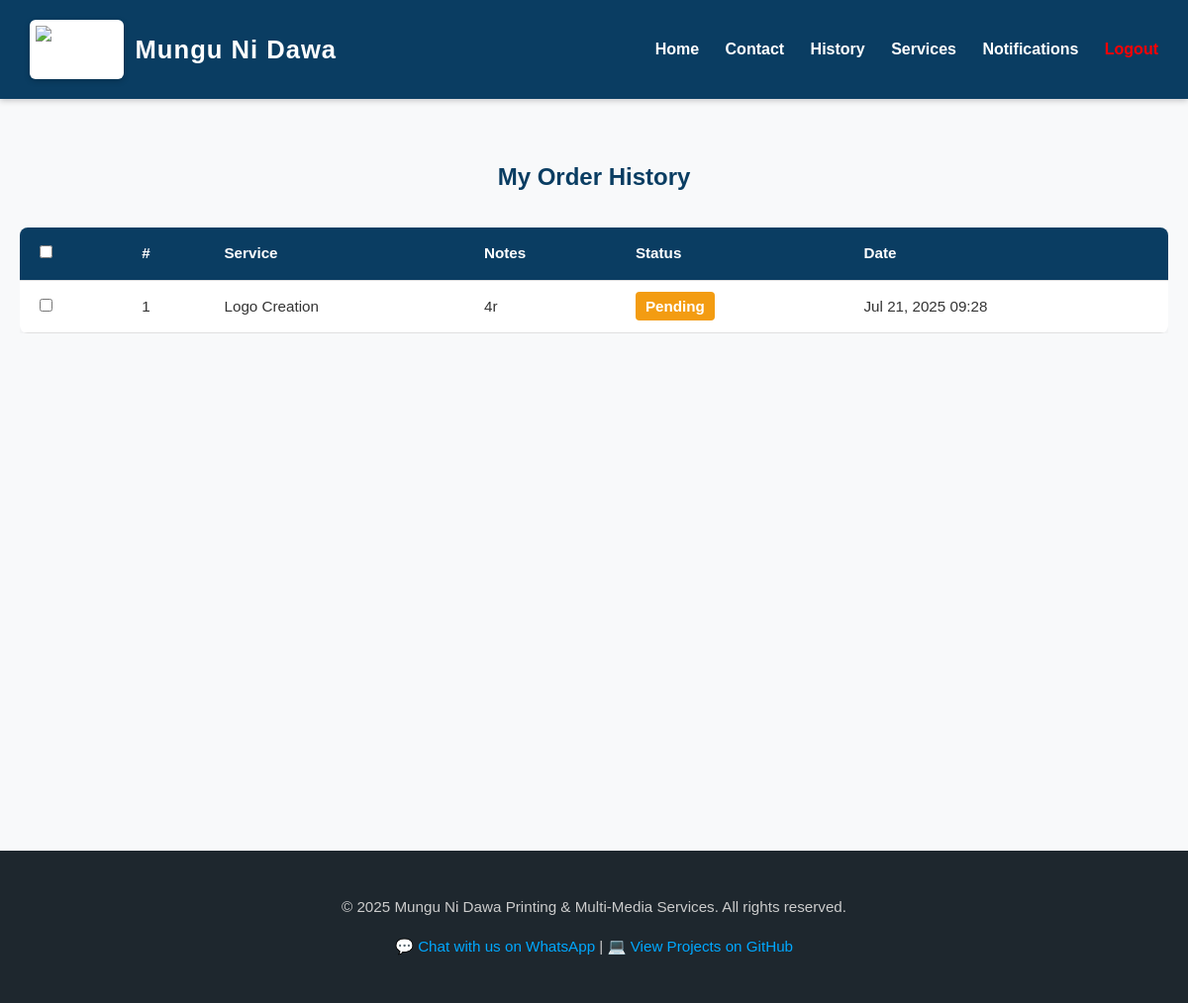
Screenshot of /user/history.php (signed in) with the database file from the repository.
### tables this page shows
CREATE TABLE IF NOT EXISTS `orders` (
  `id` int NOT NULL AUTO_INCREMENT,
  `user_id` int DEFAULT NULL,
  `full_name` varchar(100) DEFAULT NULL,
  `service_id` int DEFAULT NULL,
  `document_path` varchar(255) DEFAULT NULL,
  `status` varchar(20) DEFAULT 'pending',
  `payment_status` varchar(20) DEFAULT 'unpaid',
  `created_at` timestamp NULL DEFAULT CURRENT_TIMESTAMP,
  `notes` text,
  `email` varchar(100) DEFAULT NULL,
  `phone` varchar(20) DEFAULT NULL,
  PRIMARY KEY (`id`),
  KEY `user_id` (`user_id`),
  KEY `service_id` (`service_id`)
);

CREATE TABLE IF NOT EXISTS `services` (
  `id` int NOT NULL AUTO_INCREMENT,
  `name` varchar(100) NOT NULL,
  `image` varchar(255) DEFAULT NULL,
  `category` varchar(50) DEFAULT NULL,
  `description` text,
  `created_at` timestamp NULL DEFAULT CURRENT_TIMESTAMP,
  `price` decimal(10,2) NOT NULL DEFAULT '0.00',
  PRIMARY KEY (`id`)
);

### user/history.php (the view, shortened to what this page needs)
<?php
include 'includes/db_connect.php';
$user_id = $_SESSION['users']['id'];
$query = "
    SELECT o.*, s.name AS service_name
    FROM orders o
    LEFT JOIN services s ON o.service_id = s.id
    WHERE o.user_id = ?
    ORDER BY o.created_at DESC
";
$stmt = $conn->prepare($query);
$stmt->bind_param("i", $user_id);
$stmt->execute();
$result = $stmt->get_result();
?>
<!DOCTYPE html>
<html lang="en">
<head>
  <link rel="stylesheet" href="/smart-printing-system/assets/css/style.css" />
</head>
<body>
<?php include 'includes/header.php'; ?>
<main>
  <h2 style="margin-bottom: 20px; color: #0a3d62; text-align: center;">My Order History</h2>
  <?php if ($result->num_rows > 0): ?>
    <form method="POST" onsubmit="return confirm('Are you sure you want to delete selected orders?');">
      <div style="overflow-x:auto;">
        <table class="history-table">
          <thead>
            <tr>
              <th><input type="checkbox" id="select-all" /></th>
              <th>#</th>
              <th>Service</th>
              <th>Notes</th>
              <th>Status</th>
              <th>Date</th>
            </tr>
          </thead>
          <tbody>
            <?php $count = 1; while ($row = $result->fetch_assoc()): ?>
              <tr>
                <td><input type="checkbox" class="order-checkbox" name="order_ids[]" value="<?php echo $row['id']; ?>"></td>
                <td><?php echo $count++; ?></td>
                <td><?php echo htmlspecialchars($row['service_name'] ?? 'Unknown'); ?></td>
                <td><?php echo htmlspecialchars($row['notes'] ?: '-'); ?></td>
                <td>
                  <span class="status <?php echo isset($row['status']) ? strtolower($row['status']) : 'pending'; ?>">
                    <?php echo htmlspecialchars($row['status'] ?? 'Pending'); ?>
                  </span>
                </td>
                <td><?php echo date("M d, Y H:i", strtotime($row['created_at'])); ?></td>
              </tr>
            <?php endwhile; ?>
          </tbody>
        </table>
      </div>
    </form>
  <?php else: ?>
    <p style="text-align:center; color: #666;">You have not made any orders yet.</p>
  <?php endif; ?>
</main>
<?php include 'includes/footer.php'; ?>
</body>
</html>

### assets/css/style.css (style rules this page uses)
body, html { margin: 0; padding: 0; height: 100%; font-family: 'Cambria', Tahoma, Geneva, Verdana, sans-serif; background-color: #f8f9fa; color: #333; line-height: 1.6; }
input, select, textarea, button { font-family: inherit; font-size: 1rem; }
h1, h2, h3 { color: #005f99; }

### user/history.php (style rules this page uses)
main { min-height: 80vh; padding: 40px 20px; background: #f8f9fa; }
.history-table { width: 100%; border-collapse: collapse; background: white; border-radius: 8px; overflow: hidden; box-shadow: 0 4px 12px rgba(0,0,0,0.05); }
.history-table th, .history-table td { padding: 14px 16px; border-bottom: 1px solid #e0e0e0; text-align: left; font-size: 0.95rem; }
.history-table th { background-color: #0a3d62; color: white; }
.status { padding: 6px 10px; border-radius: 4px; font-weight: bold; text-transform: capitalize; }
.status.pending { background: #f39c12; color: white; }
h2 { text-align: center; color: #0a3d62; margin-bottom: 20px; }

### rows the page displays
orders: service.name "Logo Creation", notes "4r", status "Pending", created_at "Jul 21, 2025 09:28"
